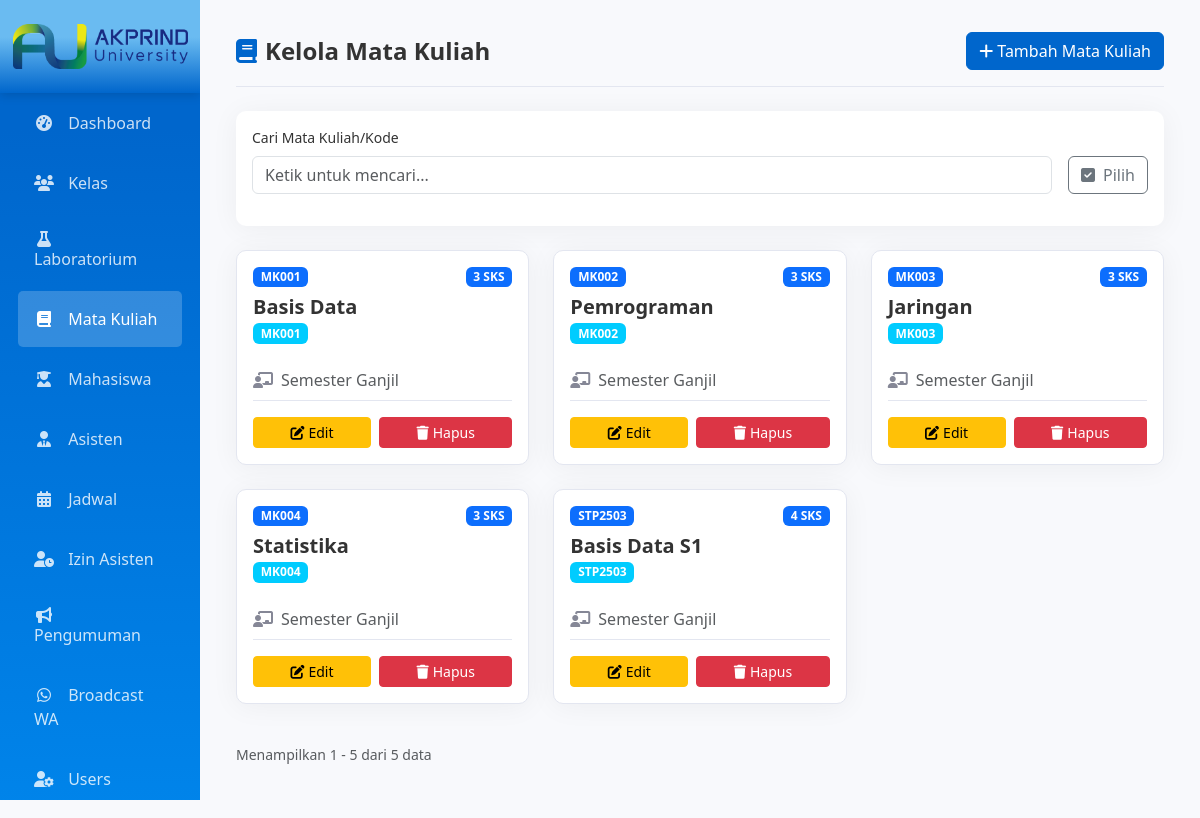
Page /index.php?page=admin_matakuliah (signed in) on the earlier database version.
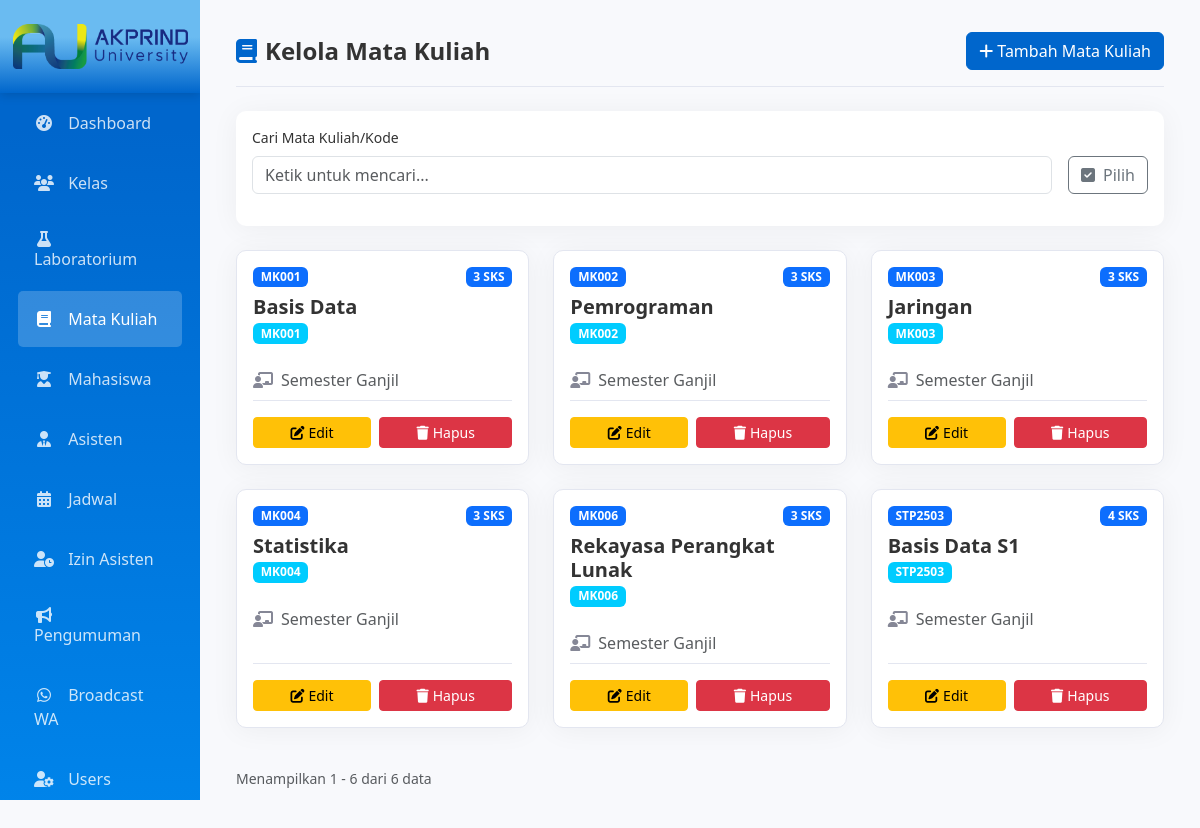
Same page on the later database version.
### tables this page shows
CREATE TABLE `mata_kuliah` (
  `kode_mk` varchar(10) NOT NULL,
  `nama_mk` varchar(100) NOT NULL,
  `sks` int(11) DEFAULT 3,
  `semester` varchar(10) DEFAULT NULL
);

### pages/admin/matakuliah.php (the view, shortened to what the changed rows need)
<?php
$per_page = 9;
$current_page = get_current_page();
$search = isset($_GET['search']) ? escape($_GET['search']) : '';
$search_param = '%' . $search . '%';
if ($search) {
    $stmt_count = mysqli_prepare($conn, "SELECT COUNT(*) as total FROM mata_kuliah WHERE nama_mk LIKE ? OR kode_mk LIKE ?");
    mysqli_stmt_bind_param($stmt_count, "ss", $search_param, $search_param);
    mysqli_stmt_execute($stmt_count);
    $count_result = mysqli_stmt_get_result($stmt_count);
} else {
    $count_result = mysqli_query($conn, "SELECT COUNT(*) as total FROM mata_kuliah");
}
$total_data = mysqli_fetch_assoc($count_result)['total'];
$offset = get_offset($current_page, $per_page);
if ($search) {
    $stmt_matkul = mysqli_prepare($conn, "SELECT * FROM mata_kuliah WHERE nama_mk LIKE ? OR kode_mk LIKE ? ORDER BY kode_mk LIMIT ?, ?");
    mysqli_stmt_bind_param($stmt_matkul, "ssii", $search_param, $search_param, $offset, $per_page);
    mysqli_stmt_execute($stmt_matkul);
    $matkul = mysqli_stmt_get_result($stmt_matkul);
} else {
    $stmt_matkul = mysqli_prepare($conn, "SELECT * FROM mata_kuliah ORDER BY kode_mk LIMIT ?, ?");
    mysqli_stmt_bind_param($stmt_matkul, "ii", $offset, $per_page);
    mysqli_stmt_execute($stmt_matkul);
    $matkul = mysqli_stmt_get_result($stmt_matkul);
}
    ?>
<?php include 'includes/header.php'; ?>
<div class="container-fluid">
    <div class="row">
        <div class="col-md-9 col-lg-10">
            <div class="content-wrapper p-4">
                <div id="matkulContainer">
                <div class="row">
                    <?php if (mysqli_num_rows($matkul) > 0): ?>
                        <?php while ($m = mysqli_fetch_assoc($matkul)): ?>
                            <div class="col-lg-4 col-md-6 mb-4">
                                <div class="card h-100 matakuliah-card position-relative" id="card-<?= $m['kode_mk'] ?>">
                                    <div class="card-body d-flex flex-column">
                                        <div class="d-flex justify-content-between align-items-start mb-3">
                                            <div>
                                                <span class="badge bg-primary mb-2"><?= htmlspecialchars($m['kode_mk']) ?></span>
                                                <h5 class="card-title mb-1"><?= htmlspecialchars($m['nama_mk']) ?></h5>
                                                <span class="badge bg-info mb-2"><?= htmlspecialchars($m['kode_mk']) ?></span>
                                            </div>
                                            <span class="badge bg-primary">
                                                <?= htmlspecialchars($m['sks']) ?> SKS
                                            </span>
                                        </div>
                                        <p class="text-muted mb-2"><i class="fas fa-chalkboard-teacher me-2"></i>Semester <?= htmlspecialchars($m['semester']) ?></p>
                                        <div class="mt-auto action-buttons">
                                            <button class="btn btn-sm btn-warning" onclick="editMK('<?= htmlspecialchars($m['kode_mk'], ENT_QUOTES) ?>', '<?= htmlspecialchars($m['nama_mk'], ENT_QUOTES) ?>', '<?= $m['sks'] ?>', '<?= $m['semester'] ?>')">
                                                <i class="fas fa-edit me-1"></i>Edit
                                            </button>
                                            <button class="btn btn-sm btn-danger" onclick="confirmSlideDelete('single', '<?= htmlspecialchars($m['kode_mk'], ENT_QUOTES) ?>')">
                                                <i class="fas fa-trash me-1"></i>Hapus
                                            </button>
                                        </div>
                                    </div>
                                </div>
                            </div>
                        <?php endwhile; ?>
                    <?php endif; ?>
                </div>
                <?php if ($total_data > 0): ?>
                <div class="d-flex flex-column flex-md-row justify-content-between align-items-center mt-3 gap-2">
                    <?= render_pagination_info($current_page, $per_page, $total_data) ?>
                </div>
                <?php endif; ?>
                </div>
            </div>
        </div>
    </div>
</div>
<?php include 'includes/footer.php'; ?>

### includes/fungsi.php (shortened to what the changed rows need)
<?php
function get_offset($current_page, $per_page = 10) {
    return ($current_page - 1) * $per_page;
}
function get_current_page() {
    $page = isset($_GET['hal']) ? (int)$_GET['hal'] : 1;
    return max(1, $page);
}
function render_pagination_info($current_page, $per_page, $total_data) {
    $start = (($current_page - 1) * $per_page) + 1;
    $end = min($current_page * $per_page, $total_data);
    return '<small class="text-muted">Menampilkan ' . $start . ' - ' . $end . ' dari ' . $total_data . ' data</small>';
}
?>

Differences in the rows shown:
added mata_kuliah: kode_mk "MK006", nama_mk "Rekayasa Perangkat Lunak", sks "3", semester "Ganjil"
Other differences:
$end: "5" → "6"
$total_data: "5" → "6"
